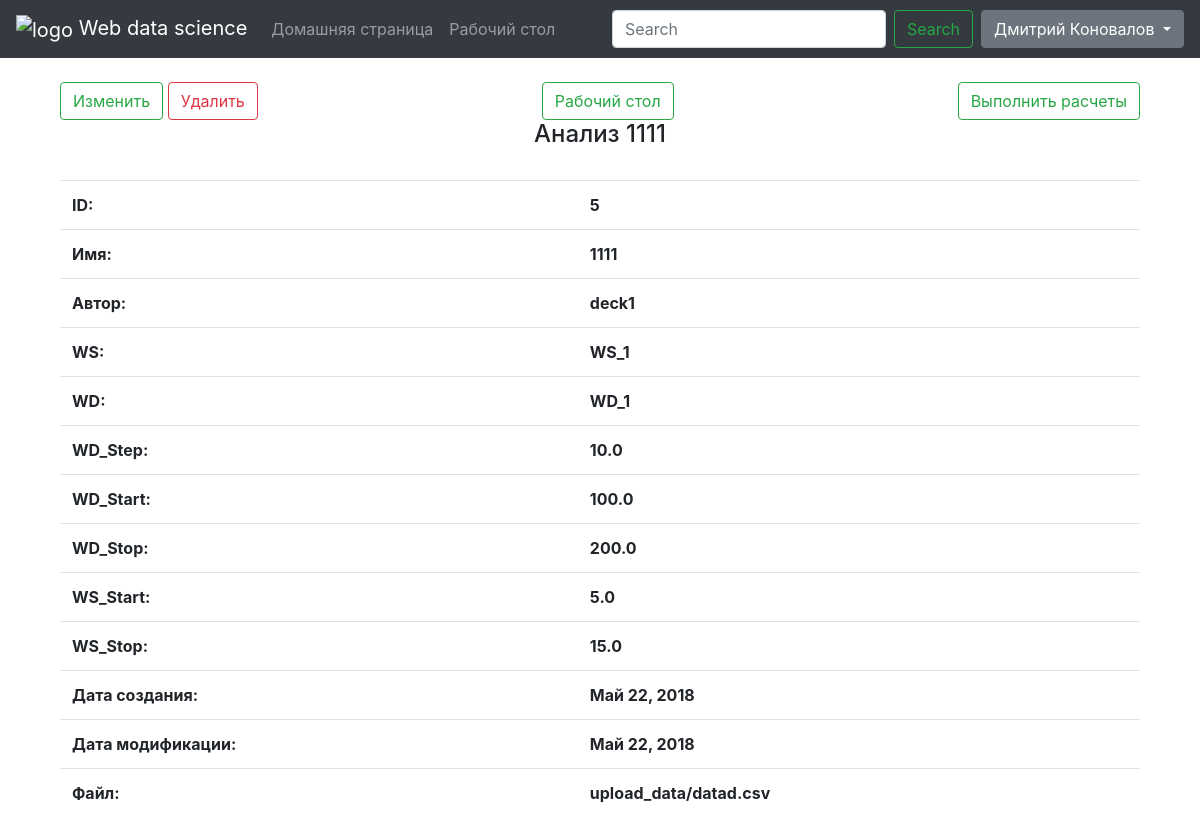
The app's page /desktop/5 (signed in) with its own data.
### data_science_app/models.py (models this page shows, shortened)
class Analise(models.Model):
    user = models.ForeignKey(User, on_delete=models.CASCADE)
    Name = models.CharField(max_length=20, verbose_name="Имя анализа", unique=True)
    WS = models.CharField(max_length=20, verbose_name='Сигнал скорости ветра')
    WD = models.CharField(max_length=20, verbose_name='Сигнал направления ветра')
    WD_Step = models.FloatField(default=0, verbose_name="Шаг группировки направления")
    WD_Start = models.FloatField(default=0, verbose_name="Начало сектора направления")
    WD_Stop = models.FloatField(default=0, verbose_name="Конец сектора направления")
    WS_Start = models.FloatField(default=0, verbose_name="Начало диапазона скорости")
    WS_Stop = models.FloatField(default=0, verbose_name="Конец диапазона скорости")
    Date_Create = models.DateField(default=now)
    Date_Modified = models.DateField(default=now)
    File_Data = models.FileField(upload_to="upload_data")
    class Meta:
        verbose_name = "Анализ"
        ordering = ["Date_Modified"]

### data_science_app/views.py (the view)
# urls.py: path('desktop/<int:analise_id>', views.view_detail, name='details'),
@login_required(login_url=DEFAULT_LOGIN_URL)
def view_detail(request, analise_id):
    analise = Analise.objects.get(id=analise_id)
    return render(request, 'details.html', {'analise': analise, 'user': request.user})

### data_science_app/templates/details.html (shortened to what this page needs)
{% extends 'main.html' %}
{% block page %}
<div class="container">
    <br/>
    <div class="d-flex justify-content-between">
        <div>
            <a href="{% url 'edit_analise' analise.id %}" class="btn btn-outline-success">Изменить</a>
            <a href="{% url 'delete_analise' analise.id %}" class="btn btn-outline-danger">Удалить</a>
        </div>
        <a href="{% url 'desktop' %}" class="btn btn-outline-success">Рабочий стол</a>
        <a href="{% url 'analize' analise.id %}" class="btn btn-outline-success">Выполнить расчеты</a>
    </div>
    <h4 class="d-flex justify-content-center"> Анализ {{ analise.Name }} </h4>
    <br/>
    <table class="table table-inverse table-hover">
        <tbody>
        <tr>
            <th>ID:</th>
            <th>{{ analise.id }}</th>
        </tr>
        <tr>
            <th>Имя:</th>
            <th>{{ analise.Name }}</th>
        </tr>
        <tr>
            <th>Автор:</th>
            <th>{{ analise.user }}</th>
        </tr>
        <tr>
            <th>WS:</th>
            <th>{{ analise.WS }}</th>
        </tr>
        <tr>
            <th>WD:</th>
            <th>{{ analise.WD }}</th>
        </tr>
        <tr>
            <th>WD_Step:</th>
            <th>{{ analise.WD_Step }}</th>
        </tr>
        <tr>
            <th>WD_Start:</th>
            <th>{{ analise.WD_Start }}</th>
        </tr>
        <tr>
            <th>WD_Stop:</th>
            <th>{{ analise.WD_Stop }}</th>
        </tr>
        <tr>
            <th>WS_Start:</th>
            <th>{{ analise.WS_Start }}</th>
        </tr>
        <tr>
            <th>WS_Stop:</th>
            <th>{{ analise.WS_Stop }}</th>
        </tr>
        <tr>
            <th>Дата создания:</th>
            <th>{{ analise.Date_Create }}</th>
        </tr>
        <tr>
            <th>Дата модификации:</th>
            <th>{{ analise.Date_Modified }}</th>
        </tr>
        <tr>
            <th>Файл:</th>
            <th>{{ analise.File_Data }}</th>
        </tr>
        </tbody>
    </table>
</div>
{% endblock %}

### data_science_app/templates/main.html (shortened to what this page needs)
{% extends "base.html" %}
{% block navigatebar %}
{% url 'home' as home_url %}
{% url 'desktop' as desktop_url %}
<nav class="navbar navbar-expand-lg navbar-dark bg-dark">
    <div class="navbar-brand">
        <img src="https://imgb.androidappsapk.co/150/1/e/6/com.sarakinosproductions.bampis.calculator.png"
             width="40" height="40" alt="logo"> Web data science</div>
    <div class="collapse navbar-collapse" id="navbarSupportedContent">
        <ul class="navbar-nav mr-auto">
            <li class="nav-item">
                <a href="{% url 'home' %}" class="nav-link {% if request.path == home_url %} active {% endif %} ">Домашняя
                    страница</a>
            </li>
            <li class="nav-item">
                <a href="{% url 'desktop' %}" class="nav-link {% if request.path == desktop_url %} active {% endif %} ">Рабочий
                    стол</a>
            </li>
        </ul>
        <form class="form-inline my-2 my-lg-0">
            <input type="text" class="form-control mr-sm-2" placeholder="Search" aria-label="Search">
        </form>
        <button class="btn btn-outline-success my-2 my-sm-0  mr-sm-2">Search</button>
        <div class="dropdown">
            <button class="btn btn-secondary dropdown-toggle" type="button" id="dropdownMenuButton"
                    data-toggle="dropdown"
                    aria-haspopup="true" aria-expanded="false">
                {% if request.user.get_full_name != "" %}{{ request.user.get_full_name }}
                {% else %}{{ request.user }}
                {% endif %}
            </button>
        </div>
    </div>
</nav>
{% endblock %}

### records on screen
Analise: Name "1111", id "5", user "deck1", WS "WS_1", WD "WD_1", WD_Step "10.0", WD_Start "100.0", WD_Stop "200.0", WS_Start "5.0", WS_Stop "15.0", Date_Create "Май 22, 2018", Date_Modified "Май 22, 2018", File_Data "upload_data/datad.csv"

### other values on screen
{{ request.user.get_full_name }} "Дмитрий Коновалов"
